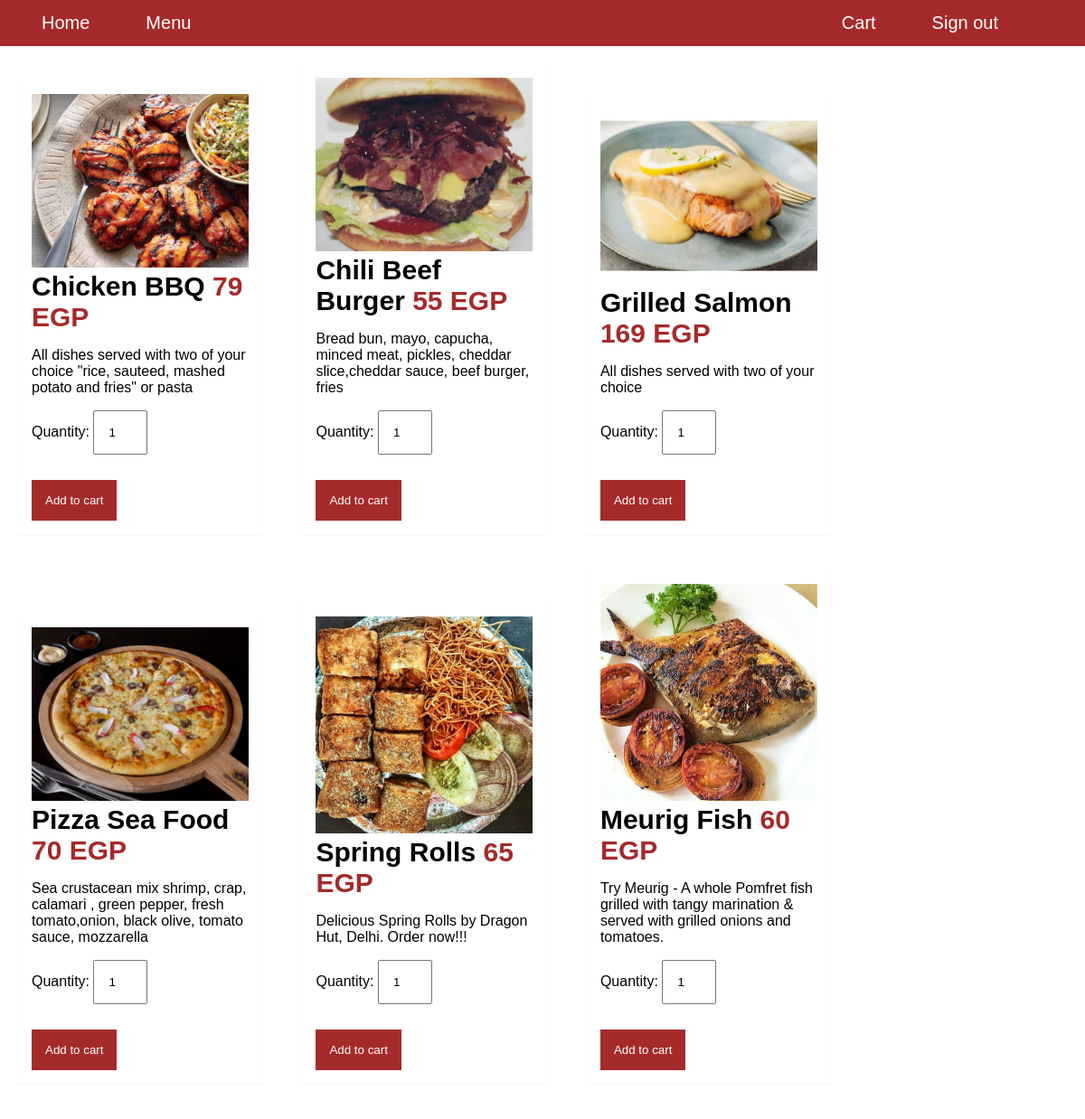
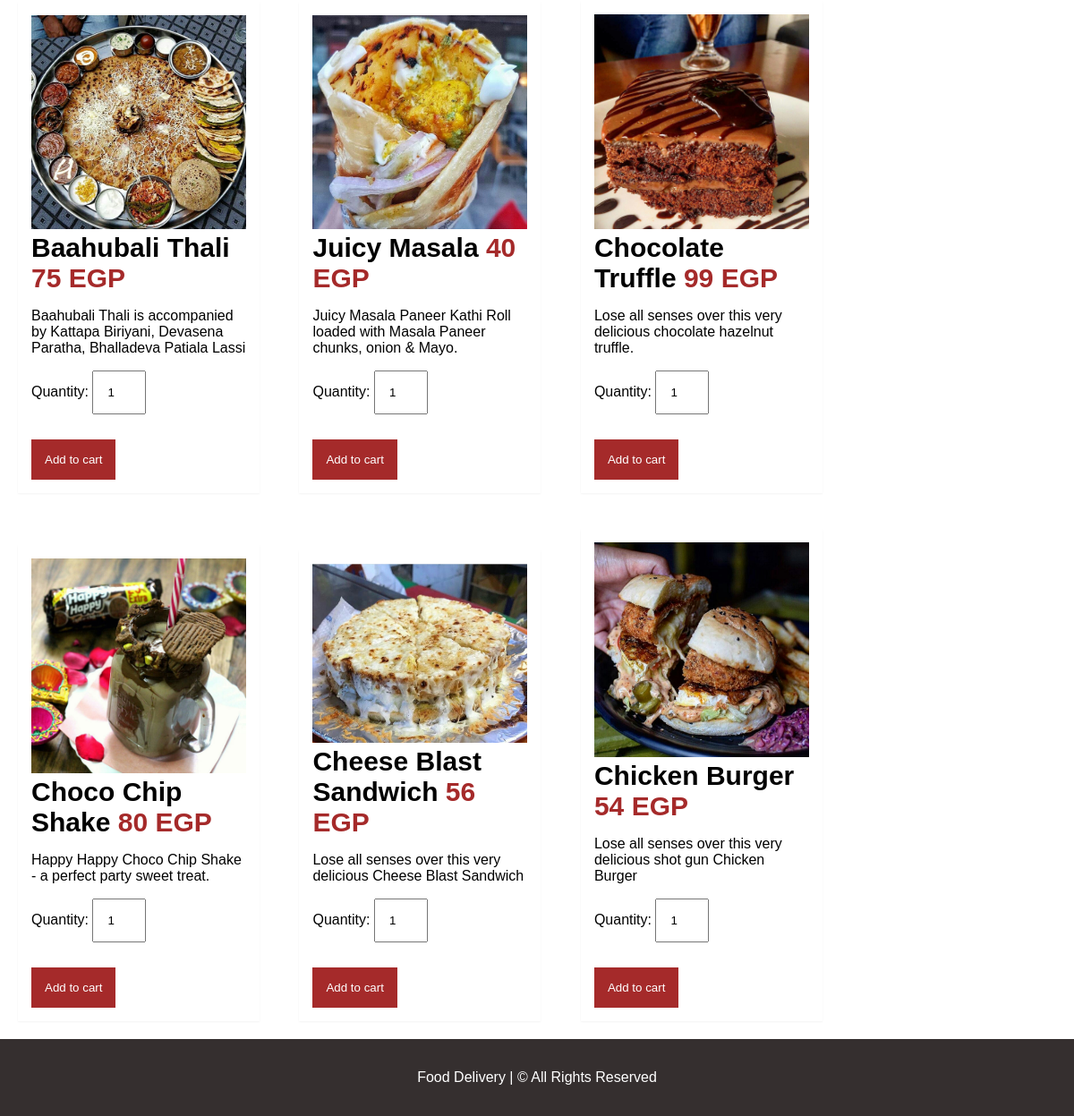
/view_menu.php (signed in), run on the app's committed database (2 pictures, top to bottom).
### tables this page shows
CREATE TABLE `items` (
  `food_id` int(11) NOT NULL,
  `food_name` varchar(30) NOT NULL,
  `description` varchar(200) NOT NULL,
  `price` float NOT NULL,
  `img_path` varchar(100) NOT NULL
);

### classes/UserFactory.php (called while the page is built, shortened)
<?php
	class UserFactory
	{
		private $conn;
		function __construct($db)
		{
			$this->conn = $db;
		}
		public function setUser($userType)
		{
			if($userType == 'Customer')
			{
				include 'classes/customer.php';
				return new Customer($this->conn);
			}
		}
	}
?>

### classes/customer.php (called while the page is built, shortened)
<?php
	include 'item.php';
	class Customer extends User
	{
		private $conn;
		function __construct($db)
		{
			$this->conn = $db;
		}
		public function view_menu()
		{
			$item = new Item($this->conn);
			$stmt = $item->view_all();
			$num = $stmt->rowCount();
			if ($num > 0) {
				return $stmt;
			}
			else{
				$this->message = 'There is no items in your food list';
			}
		}
	}
?>

### classes/item.php (called while the page is built, shortened)
<?php
	class Item
	{
		private $conn;
		function __construct($db){
			$this->conn = $db;
		}
		public function view_all()
		{
			$query = "SELECT * from items ORDER BY food_id";
			$stmt = $this->conn->prepare( $query );
        	$stmt->execute();
        	return $stmt;
		}
	}
?>

### view_menu.php (the view, shortened to what this page needs)
<?php
  include 'classes/UserFactory.php';
  $instance = Database::getInstance();
  $conn = $instance->getConnection();
  $user = new UserFactory($conn);
  $customer = $user->setUser('Customer');
?>
<!DOCTYPE html>
<html>
<head>
  <link rel="stylesheet" type="text/css" href="css/nav.css">
  <link rel="stylesheet" type="text/css" href="css/home.css">
  <link rel="stylesheet" type="text/css" href="css/view_menu.css">
</head>
<body>
  <div class="navbar">
  <a href="home.php">Home</a>
  <a href="view_menu.php">Menu</a>
  <?php
    if(isset($_SESSION['username']))
    {
      ?>
      <div class="dropdown">
      <a href="my_cart.php">Cart</a>
      <a href="customer_signout.php">Sign out</a>
       </div>
      <?php
      }
      else{
        ?>
        <div class="dropdown">
          <a href="customer_signout.php">Login</a>
       </div>
       <?php
      }
      ?>
</div>
<?php
if($_SESSION['username'])
{
  $stmt = $customer->view_menu();
    while($row = $stmt->fetch(PDO::FETCH_ASSOC))
    {
      ?>
      <div class="item">
        <img src="<?php echo $row['img_path'];?>" width="100%" height="100px">
        <form action="<?php echo $_SERVER['PHP_SELF'];?>" method="POST">
        <div class="content">
        <p class="name"><?php echo $row['food_name'] . ' ';?></p>
        <p class="price"><?php echo $row['price'] . ' EGP';?></p>
        <p><?php echo $row['description'];?></p>
        <label>Quantity: </label>
        <input type="number" min="1" max="25" name="quantity" class="form-control" value="1" style="width: 60px;"> <br><br>
        <button class="add" type="submit" name="add">Add to cart</button>
      </div>
</form>
      </div>
<?php
  }
}
?>
<footer class="footer">
  <br>
  <p> Food Delivery | &copy All Rights Reserved </p>
  <br>
  </footer>
</body>
</html>

### css/nav.css (style rules this page uses)
body { font-family: Arial, Helvetica, sans-serif; margin: 0; background-color: white; }
.navbar { overflow: hidden; background-color: brown; }
.navbar a { float: left; font-size: 20px; color: white; text-align: center; padding: 14px 16px; text-decoration: none; margin-left: 30px; }
.dropdown { float: right; overflow: hidden; margin-right: 80px; font-size: 20px; }

### css/home.css (style rules this page uses)
input { width: 100%; padding: 15px; box-sizing: border-box; margin-bottom: 10px; }
.footer { width: 100%; background-color: #352f2f; color: white; text-align: center; margin-bottom: 0; }

### css/view_menu.css (style rules this page uses)
.item { max-width: 20%; margin: 20px; background-color: white; padding: 15px; display: inline-block; box-shadow: 0 1px 2px rgba(0,0,0,0.05); }
img { height: 100%; }
.content { display: inline-block; }
.content .name { font-size: 30px; font-weight: bold; display: inline; }
.content .price { font-size: 30px; font-weight: bold; color: brown; display: inline; }
.content .add { border:0; background-color: brown; padding: 15px; color: white; }

### data on the page
items: img_path (picture), food_name "Chicken BBQ", price "79", description "All dishes served with two of your choice \"rice, sauteed, mashed potato and fries\" or pasta"
items: img_path (picture), food_name "Chili Beef Burger", price "55", description "Bread bun, mayo, capucha, minced meat, pickles, cheddar slice,cheddar sauce, beef burger, fries"
items: img_path (picture), food_name "Grilled Salmon", price "169", description "All dishes served with two of your choice"
items: img_path (picture), food_name "Pizza Sea Food", price "70", description "Sea crustacean mix shrimp, crap, calamari , green pepper, fresh tomato,onion, black olive, tomato sauce, mozzarella"
items: img_path (picture), food_name "Spring Rolls", price "65", description "Delicious Spring Rolls by Dragon Hut, Delhi. Order now!!!"
items: img_path (picture), food_name "Meurig Fish", price "60", description "Try Meurig - A whole Pomfret fish grilled with tangy marination & served with grilled onions and tomatoes."
items: img_path (picture), food_name "Baahubali Thali", price "75", description "Baahubali Thali is accompanied by Kattapa Biriyani, Devasena Paratha, Bhalladeva Patiala Lassi"
items: img_path (picture), food_name "Juicy Masala", price "40", description "Juicy Masala Paneer Kathi Roll loaded with Masala Paneer chunks, onion & Mayo."
items: img_path (picture), food_name "Chocolate Truffle", price "99", description "Lose all senses over this very delicious chocolate hazelnut truffle."
items: img_path (picture), food_name "Choco Chip Shake", price "80", description "Happy Happy Choco Chip Shake - a perfect party sweet treat."
items: img_path (picture), food_name "Cheese Blast Sandwich", price "56", description "Lose all senses over this very delicious Cheese Blast Sandwich"
items: img_path (picture), food_name "Chicken Burger", price "54", description "Lose all senses over this very delicious shot gun Chicken Burger"
